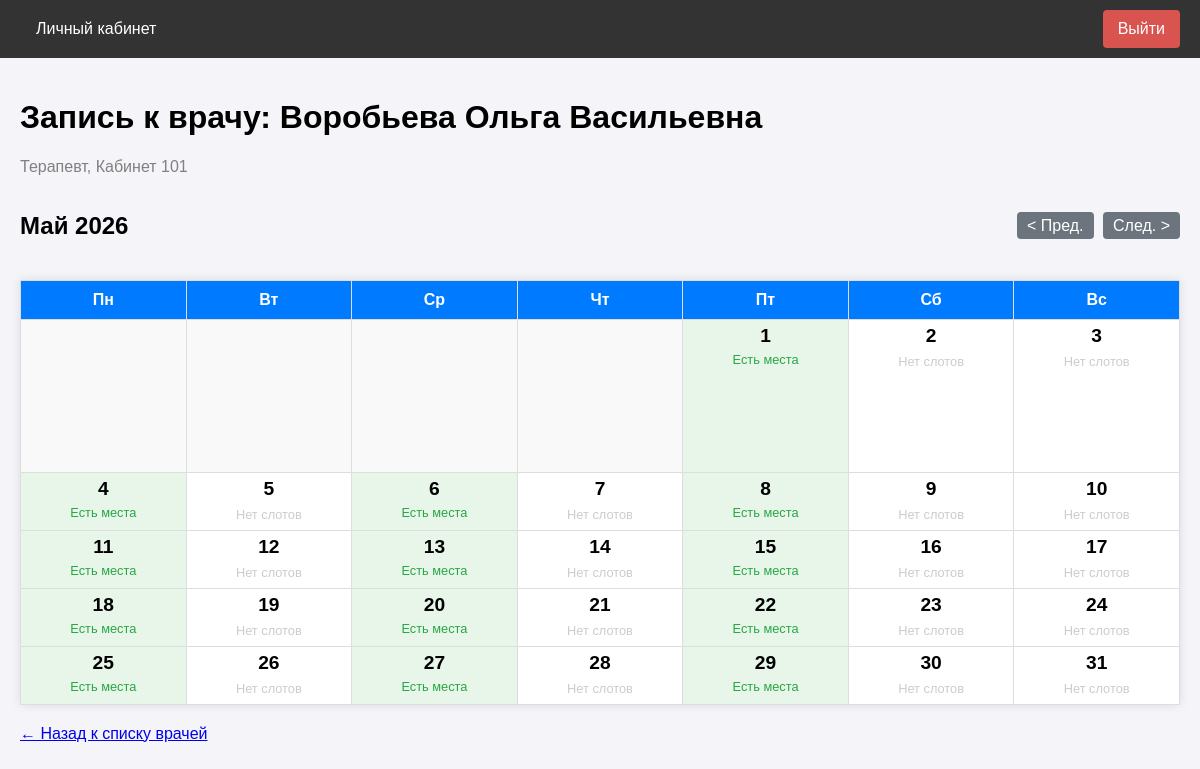
Page /patient/doctors/1/schedule (signed in) on the committed database.
### app/models.py (models this page shows, shortened)
class User(UserMixin, db.Model):
    __tablename__ = 'users'
    id = db.Column(db.Integer, primary_key=True)
    username = db.Column(db.String(64), index=True, unique=True)
    email = db.Column(db.String(120), index=True, unique=True)
    phone = db.Column(db.String(20), index=True, unique=True)
    password_hash = db.Column(db.String(256))
    role = db.Column(db.String(20), index=True, default='patient')
    specialty = db.Column(db.String(100), nullable=True) # Для врача
    office_number = db.Column(db.String(10), nullable=True) # Для врача
    oms_number = db.Column(db.String(20), nullable=True) # Для пациента
    created_at = db.Column(db.DateTime, default=datetime.utcnow)
    appointments_as_patient = db.relationship('Appointment', foreign_keys='Appointment.patient_id', backref='patient', lazy='dynamic')
    appointments_as_doctor = db.relationship('Appointment', foreign_keys='Appointment.doctor_id', backref='doctor', lazy='dynamic')
    schedule_slots = db.relationship('ScheduleSlot', backref='doctor', lazy='dynamic')
    action_logs = db.relationship('ActionLog', backref='user', lazy='dynamic')

### app/patient/routes.py (the view)
@bp.route('/doctors/<int:doctor_id>/schedule')
@login_required
@role_required('patient')
def view_schedule(doctor_id):
    doctor = User.query.get_or_404(doctor_id)
    if doctor.role != 'doctor':
        flash('Этот пользователь не является врачом.')
        return redirect(url_for('patient.list_doctors'))
    year = request.args.get('year', type=int)
    month = request.args.get('month', type=int)
    selected_day = request.args.get('day', type=int)
    now = datetime.now()
    if not year or not month:
        year = now.year
        month = now.month
    cal = calendar.Calendar(firstweekday=0) # Понедельник - первый день
    month_days = cal.monthdayscalendar(year, month)
    start_date = datetime(year, month, 1)
    if month == 12:
        end_date = datetime(year + 1, 1, 1) - timedelta(seconds=1)
    else:
        end_date = datetime(year, month + 1, 1) - timedelta(seconds=1)
    all_slots = ScheduleSlot.query.filter(
        ScheduleSlot.doctor_id == doctor_id,
        ScheduleSlot.start_time >= start_date,
        ScheduleSlot.start_time <= end_date
    ).order_by(ScheduleSlot.start_time).all()
    slots_by_day = {}
    for slot in all_slots:
        day_key = slot.start_time.day
        if day_key not in slots_by_day:
            slots_by_day[day_key] = []
        slots_by_day[day_key].append(slot)
    free_slots_count = {}
    for day, slots in slots_by_day.items():
        free_slots_count[day] = sum(1 for s in slots if s.is_available)
    selected_slots = []
    if selected_day and selected_day in slots_by_day:
        selected_slots = [s for s in slots_by_day[selected_day] if s.start_time > now]
    month_names = [
        "Январь", "Февраль", "Март", "Апрель", "Май", "Июнь",
        "Июль", "Август", "Сентябрь", "Октябрь", "Ноябрь", "Декабрь"
    ]
    prev_month = month - 1
    prev_year = year
    if prev_month < 1:
        prev_month = 12
        prev_year -= 1
    next_month = month + 1
    next_year = year
    if next_month > 12:
        next_month = 1
        next_year += 1
    return render_template('patient/schedule.html',
                           title=f'Расписание: {doctor.username}',
                           doctor=doctor,
                           month_days=month_days,
                           year=year,
                           month=month,
                           month_name=month_names[month-1],
                           free_slots_count=free_slots_count,
                           slots_by_day=slots_by_day, # <-- Добавлено!
                           selected_day=selected_day,
                           selected_slots=selected_slots,
                           prev_year=prev_year, prev_month=prev_month,
                           next_year=next_year, next_month=next_month)

### app/models.py (called while the page is built)
@login_manager.user_loader
def load_user(user_id):
    return User.query.get(int(user_id))

### app/utils.py (called while the page is built)
def role_required(role):
    def decorator(f):
        @wraps(f)
        def decorated_function(*args, **kwargs):
            if not current_user.is_authenticated:
                return redirect(url_for('auth.login'))
            if current_user.role != role:
                flash('У вас нет доступа к этой странице.')
                return redirect(url_for('main.index'))
            return f(*args, **kwargs)
        return decorated_function
    return decorator

### app/templates/patient/schedule.html (shortened to what this page needs)
{% extends "base.html" %}
{% block content %}
<div class="schedule-container">
    <h1>Запись к врачу: {{ doctor.username }}</h1>
    <p style="color: gray;">{{ doctor.specialty }}, Кабинет {{ doctor.office_number }}</p>
    <div style="display: flex; justify-content: space-between; align-items: center; margin-bottom: 20px;">
        <h2>{{ month_name }} {{ year }}</h2>
        <div>
            <a href="{{ url_for('patient.view_schedule', doctor_id=doctor.id, year=prev_year, month=prev_month) }}" class="btn" style="background-color: #6c757d; color: white; padding: 5px 10px; text-decoration: none; border-radius: 4px;">&lt; Пред.</a>
            <a href="{{ url_for('patient.view_schedule', doctor_id=doctor.id, year=next_year, month=next_month) }}" class="btn" style="background-color: #6c757d; color: white; padding: 5px 10px; text-decoration: none; border-radius: 4px; margin-left: 5px;">След. &gt;</a>
        </div>
    </div>
    <table style="width: 100%; border-collapse: collapse; background-color: white; box-shadow: 0 0 10px rgba(0,0,0,0.1); table-layout: fixed;">
        <colgroup>
            <col style="width: 14.28%;">
            <col style="width: 14.28%;">
            <col style="width: 14.28%;">
            <col style="width: 14.28%;">
            <col style="width: 14.28%;">
            <col style="width: 14.28%;">
            <col style="width: 14.28%;">
        </colgroup>
        <thead>
            <tr style="background-color: #007bff; color: white;">
                <th style="padding: 10px; border: 1px solid #ddd;">Пн</th>
                <th style="padding: 10px; border: 1px solid #ddd;">Вт</th>
                <th style="padding: 10px; border: 1px solid #ddd;">Ср</th>
                <th style="padding: 10px; border: 1px solid #ddd;">Чт</th>
                <th style="padding: 10px; border: 1px solid #ddd;">Пт</th>
                <th style="padding: 10px; border: 1px solid #ddd;">Сб</th>
                <th style="padding: 10px; border: 1px solid #ddd;">Вс</th>
            </tr>
        </thead>
        <tbody>
            {% for week in month_days %}
            <tr>
                {% for day in week %}
                    {% if day == 0 %}
                        <td style="border: 1px solid #ddd; height: 150px; background-color: #f9f9f9;"></td>
                    {% else %}
                        {% set current_date = datetime(year, month, day).date() %}
                        {% set count = free_slots_count.get(day, 0) %}
                        {% set day_slots = slots_by_day.get(day, []) %}
                        <td style="border: 1px solid #ddd; min-height: 150px; vertical-align: top; padding: 5px; text-align: center;
                                   background-color: {% if count > 0 %}#e8f5e9{% else %}#fff{% endif %}; position: relative;">
                            <div style="font-weight: bold; font-size: 1.2em; margin-bottom: 5px; cursor: {% if day_slots %}pointer{% else %}default{% endif %};"
                                 {% if day_slots %}onclick="toggleSlots({{ day }})"{% endif %}>
                                {{ day }}
                            </div>
                            {% if day_slots %}
                                <div style="font-size: 0.8em; color: #28a745; margin-bottom: 5px;">
                                    Есть места
                                </div>
                            {% else %}
                                <span style="color: #ccc; font-size: 0.8em;">Нет слотов</span>
                            {% endif %}
                        </td>
                    {% endif %}
                {% endfor %}
            </tr>
            {% endfor %}
        </tbody>
    </table>
    <div style="margin-top: 20px;">
        <a href="{{ url_for('patient.list_doctors') }}">← Назад к списку врачей</a>
    </div>
</div>
{% endblock %}

### app/templates/base.html (style rules this page uses)
body { font-family: Arial, sans-serif; margin: 0; padding: 0; background-color: #f4f4f9; }

### rows in the picture
User: username "Воробьева Ольга Васильевна", specialty "Терапевт", office_number "101"

### other values in the picture
{{ month_name }} "Май"
{{ year }} "2026"
{{ day }} "1" "2" "3" "4" "5" "6" "7" "8" "9" "10" "11" "12" "13" "14" "15" "16" "17" "18" "19" "20" "21" "22" "23" "24" "25" "26" "27" "28" "29" "30" "31"
